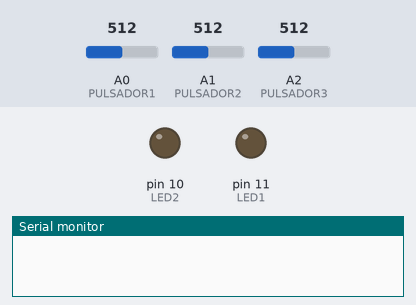
Bench run of a sketch on a simulated Arduino Uno, built with avr-gcc and run on an emulated ATmega328P. Shown: output pins drawn as LEDs (lit = HIGH), the last lines printed to the serial monitor. Inputs (shaded band) come from the test bench; at power-on: A1 (PULSADOR2) = 512, A2 (PULSADOR3) = 512, A0 (PULSADOR1) = 512.

Above: at 1.2 s.
1.3 s: A1 (PULSADOR2) set to 0
At 1.7 s:
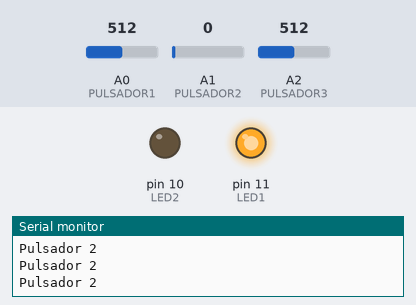
2.9 s: A2 (PULSADOR3) set to 0
At 3.8 s:
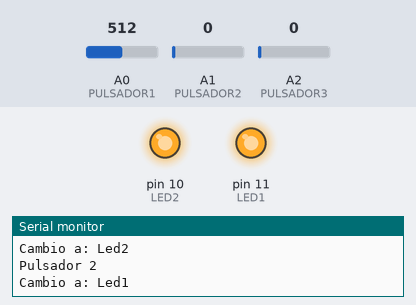
Timing chart, 0 to 5.9 s (numbered marks = the images above; inputs shaded):
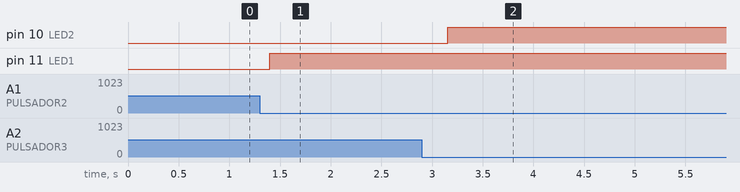

Measured:
- after the input at 1.3 s, pin 11 (LED1): LOW → HIGH after 0.10 s
- after the input at 2.9 s, pin 10 (LED2): LOW → HIGH after 0.26 s

The sketch:

Ejercicio1.ino
```cpp
//SETEO DE PINES Y VARIABLES DEL CODIGO//

int i = 2; //Es una variable de control
int brillo = 0; // Inicializa el brillo a 0
int PULSADOR1 = A0;
int PULSADOR2 = A1;
int PULSADOR3 = A2;
int LED1 = 11;
int LED2 = 10;
int estado;

//CONFIGURACION DE LOS PINES//
void setup()
{
  pinMode(LED1, OUTPUT);
  pinMode(LED2, OUTPUT);
  pinMode(PULSADOR1, INPUT);
  pinMode(PULSADOR2, INPUT);
  pinMode(PULSADOR3, INPUT);
  Serial.begin(9600);
  estado = LED1;
}

//PROGRAMA PRINCIPAL//

void loop() {


  if (analogRead(PULSADOR3) == LOW)
  {
    if (estado == LED1)
    {
      estado = LED2;
      i = 2;
      Serial.println("Cambio a: Led2");
      delay(100);
    }
    else
    {
      estado = LED1; // Alternar entre LED1 y LED2
      i = 2;
      Serial.println("Cambio a: Led1");
      delay(100);
    }
  }

  if (analogRead(PULSADOR1) == LOW)
  {
    i = 1;
    brillo = 0;
    Serial.println("Pulsador 1");
    delay(100);
  }

  if (analogRead(PULSADOR2) == LOW) {
    i = 0;
    brillo = 255;
    Serial.println("Pulsador 2");
    delay(100);
  }

  if (i == 0 || i == 1)
  {
    brillo = constrain(brillo, 0, 255); // el brillo esté en el rango válido

    analogWrite(estado,brillo);

    if (i == 0)
    {
      brillo -= 10; // Decrementa el brillo
    }
    else if (i == 1)
    {
      brillo += 5; // Incrementa el brillo
      if(brillo==255)
      {
        Serial.println("Se alcanzó el brillo maximo");
      }
    }

  delay(50);
  }
   // Actualiza el estado anterior
}
```
